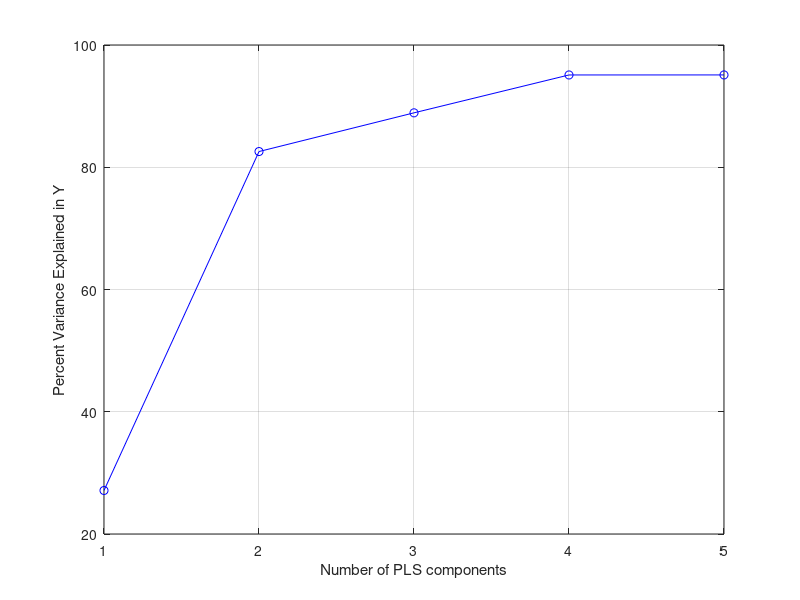

This figure's MATLAB source: (Note: this script raises an error after producing the figure.)
% Amarantidou Efthymia 
% AEM: 9762
% Data Analysis | Chapter [6] Ex. 5

clear;
close all;
clc;

%% Generate data matrix

n = 1000;
p = 5;

mu = [1 8 15 5 32];

X = zeros(n,p);
for i=1:5
    X(:,i) = exprnd(mu(i), n, 1);
end

beta = [0 2 0 -3 0]';

muEpsilon = 0;
sigmaEpsilon = 5;

epsilon = normrnd(muEpsilon, sigmaEpsilon, n, 1);

y = X*beta + epsilon;

%% Question (a)

% OLS

% bOLS = lscov(X, y);

[U, S, V] = svd(X);
S = S(1:p,1:p);
U = U(1:n,1:p);

bOLS = V*inv(S)*(U')*y;
yOLS = X*bOLS;

% PCR 
[PCALoadings,PCAScores,PCAVar] = pca(X,'Economy',false);

PCAVar = PCAVar/sum(PCAVar);
figure();
plot(1:p,cumsum(100*PCAVar),'-bo');
xlabel('Number of PCA components');
ylabel('Percent Variance Explained in Y');
grid on;

k = 4;
betaPCR = regress(y-mean(y), PCAScores(:,1:k));
betaPCR = PCALoadings(:,1:k)*betaPCR;
betaPCR = [mean(y) - mean(X)*betaPCR; betaPCR];
yfitPCR = [ones(n,1) X]*betaPCR;

% PLS
[~,~,~,~,~, PLSPctVar] = plsregress(X,y,p);

plot(1:p, cumsum(100*PLSPctVar(2,:)),'-bo');
xlabel('Number of PLS components');
ylabel('Percent Variance Explained in Y');
grid on;

k = 4;

[~,~,~,~,betaPLS] = plsregress(X,y,k);
yfitPLS = [ones(n,1) X]*betaPLS;

% RR
k = 100;
bRR = ridge(y, X ,k);
yfitRR = X*bRR;

% LASSO 
bLASSO = lasso(X, y);
bLASSO = bLASSO(:,1);
yfitLASSO = X*bLASSO;
%% Question (b)

% OLS
figure();
plot(y, yOLS, '*');
xlabel('Observed Response');
ylabel('Fitted Response');
title('Observed and Estimated values of y [OLS]');
grid on;

figure();
OLSError = y - yOLS;
OLSError = OLSError / std(OLSError);
plot(OLSError, '.');
xlabel('y');
ylabel('Error');
title('Standar regression error [OLS]');
grid on;

% PCR
figure();
scatter(y,yfitPCR,'r*');
xlabel('Observed Response');
ylabel('Fitted Response');
title('Observed and Estimated values of y [PCR]');
legend(['PCR with ' num2str(k) ' Components'],  'location','NW');
grid on;

figure();
PCRError = y-yfitPCR;
PCRError = PCRError/std(PCRError);
plot(PCRError, '.');
xlabel('y');
ylabel('Error');
title('Standar regression error [PCR]');
grid on;

% PLS
figure();
scatter(y,yfitPLS,'r*');
xlabel('Observed Response');
ylabel('Fitted Response');
title('Observed and Estimated values of y [PLS]');
legend(['PLS with ' num2str(k) ' Components'],  'location','NW');
grid on;

figure();
PLSError = y-yfitPLS;
PLSError = PLSError/std(PLSError);
plot(PLSError, '.');
xlabel('y');
ylabel('Error');
title('Standar regression error [PLS]');
grid on;

% RR
figure();
scatter(y, yfitRR, 'r*');
xlabel('Observed Response');
ylabel('Fitted Response');
title('Observed and Estimated values of y [RR]');
grid on;

figure();
RRError = y-yfitRR;
RRError = RRError/std(RRError);
plot(RRError, '.');
xlabel('y');
ylabel('Error');
title('Standar regression error [RR]');
grid on;
grid on;

% LASSO
figure();
scatter(y, yfitLASSO, 'r*');
xlabel('Observed Response');
ylabel('Fitted Response');
title('Observed and Estimated values of y [LASSO]');
grid on;

figure();
LASSOError = y-yfitLASSO;
LASSOError = LASSOError/std(LASSOError);
plot(LASSOError, '.');
xlabel('y');
ylabel('Error');
title('Standar regression error [LASSO]');
grid on;
grid on;